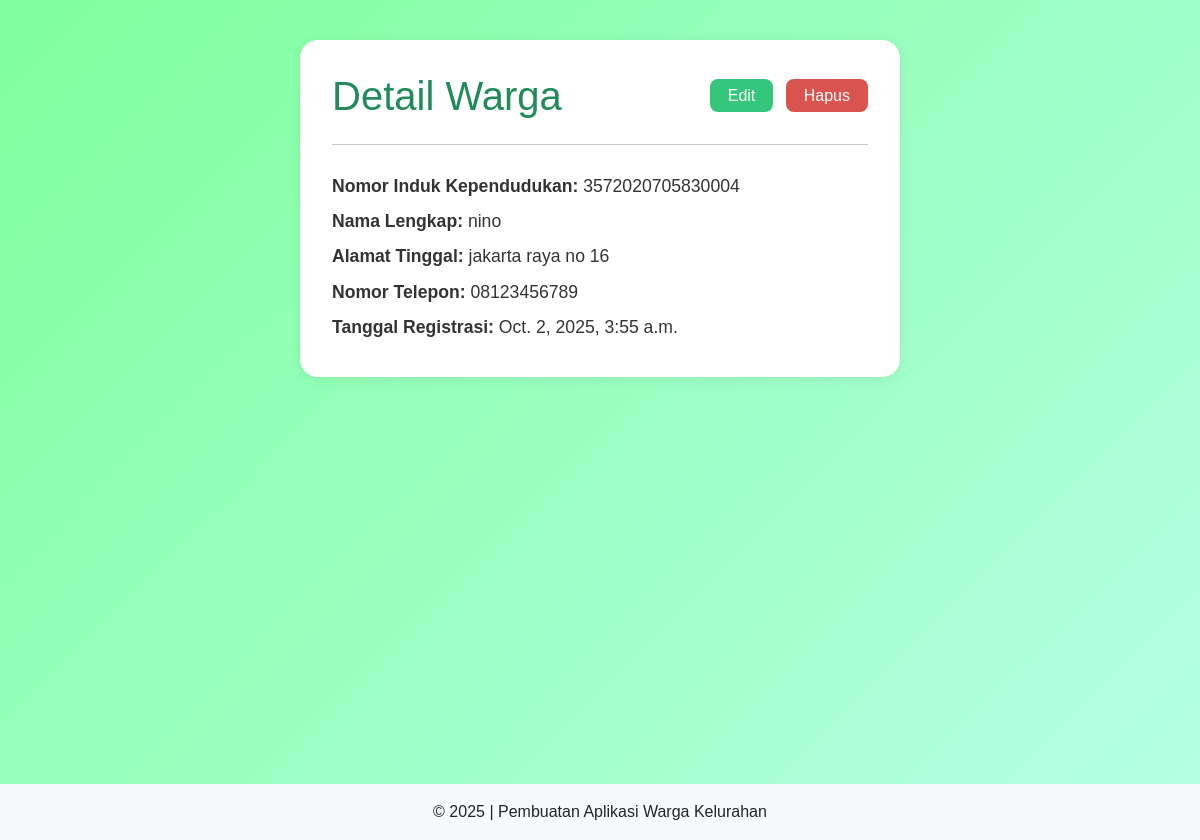
The page /warga/1/ on the database its author committed.
### warga/models.py (models this page shows, shortened)
class Warga(models.Model):
    nik = models.CharField(max_length=16, unique=True, verbose_name="Nomor Induk Kependudukan")
    nama_lengkap = models.CharField(max_length=100, verbose_name="Nama Lengkap")
    alamat = models.TextField(verbose_name="Alamat Tinggal")
    no_telepon = models.CharField(max_length=15, blank=True, verbose_name="Nomor Telepon")
    tanggal_registrasi = models.DateTimeField(auto_now_add=True)

### warga/views.py (the view)
# urls.py: path('<int:pk>/', WargaDetailView.as_view(), name='warga-detail'),
class WargaDetailView(DetailView):
    model = Warga

### warga/templates/warga/warga_detail.html
{% extends 'warga/base.html' %}
{% block content %}
<body style="background: linear-gradient(135deg, #7fff9d 0%, #b7ffe7 100%); font-family: 'Poppins', Arial, sans-serif; min-height: 100vh; margin:0;">
        <div style="max-width:600px;margin:40px auto;padding:32px;background:#fff;border-radius:18px;box-shadow:0 2px 12px rgba(0,0,0,0.08);">
                <div style="display:flex;align-items:center;justify-content:space-between;margin-bottom:24px;">
                        <h1 style="color:#218c5a;margin:0;">Detail Warga</h1>
                        <div>
                                <a href="{% url 'warga-edit' object.pk %}" style="background:#34c77b;color:#fff;padding:8px 18px;border-radius:8px;text-decoration:none;font-weight:500;margin-right:8px;">Edit</a>
                                <a href="{% url 'warga-hapus' object.pk %}" style="background:#d9534f;color:#fff;padding:8px 18px;border-radius:8px;text-decoration:none;font-weight:500;">Hapus</a>
                        </div>
                </div>
                <hr style="margin-bottom:24px;">
                <div style="font-size:1.1rem;line-height:2;color:#333;">
                        <div><strong>Nomor Induk Kependudukan:</strong> {{ object.nik }}</div>
                        <div><strong>Nama Lengkap:</strong> {{ object.nama_lengkap }}</div>
                        <div><strong>Alamat Tinggal:</strong> {{ object.alamat }}</div>
                        <div><strong>Nomor Telepon:</strong> {{ object.no_telepon }}</div>
                        <div><strong>Tanggal Registrasi:</strong> {{ object.tanggal_registrasi }}</div>
                </div>
        </div>
</body>
{% endblock %}

### rows shown on the page
Warga: nik "3572020705830004", nama_lengkap "nino", alamat "jakarta raya no 16", no_telepon "08123456789", tanggal_registrasi "Oct. 2, 2025, 3:55 a.m."
